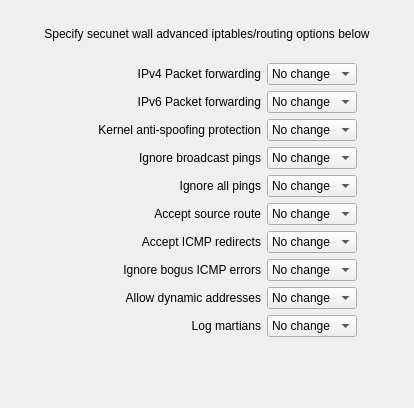
     <widget class="QWidget" name="tab">
      <attribute name="title">
       <string>Options</string>
      </attribute>
      <layout class="QGridLayout">
       <item row="1" column="0" colspan="3">
        <widget class="QLabel" name="network_tab_txt2_3">
         <property name="text">
          <string>Specify secunet wall advanced iptables/routing options below</string>
         </property>
         <property name="alignment">
          <set>Qt::AlignCenter</set>
         </property>
         <property name="wordWrap">
          <bool>true</bool>
         </property>
        </widget>
       </item>
       <item row="3" column="0">
        <widget class="QLabel" name="label368_4">
         <property name="text">
          <string>IPv4 Packet forwarding</string>
         </property>
         <property name="alignment">
          <set>Qt::AlignRight|Qt::AlignTrailing|Qt::AlignVCenter</set>
         </property>
         <property name="wordWrap">
          <bool>false</bool>
         </property>
        </widget>
       </item>
       <item row="3" column="1">
        <widget class="QComboBox" name="linux24_ip_forward">
         <item>
          <property name="text">
           <string>No change</string>
          </property>
         </item>
         <item>
          <property name="text">
           <string>On</string>
          </property>
         </item>
         <item>
          <property name="text">
           <string>Off</string>
          </property>
         </item>
        </widget>
       </item>
       <item row="4" column="0">
        <widget class="QLabel" name="label368_3">
         <property name="text">
          <string>IPv6 Packet forwarding</string>
         </property>
         <property name="alignment">
          <set>Qt::AlignRight|Qt::AlignTrailing|Qt::AlignVCenter</set>
         </property>
         <property name="wordWrap">
          <bool>false</bool>
         </property>
        </widget>
       </item>
       <item row="4" column="1">
        <widget class="QComboBox" name="linux24_ipv6_forward">
         <item>
          <property name="text">
           <string>No change</string>
          </property>
         </item>
         <item>
          <property name="text">
           <string>On</string>
          </property>
         </item>
         <item>
          <property name="text">
           <string>Off</string>
          </property>
         </item>
        </widget>
       </item>
       <item row="5" column="0">
        <widget class="QLabel" name="label369_2">
         <property name="text">
          <string>Kernel anti-spoofing protection</string>
         </property>
         <property name="alignment">
          <set>Qt::AlignRight|Qt::AlignTrailing|Qt::AlignVCenter</set>
         </property>
         <property name="wordWrap">
          <bool>false</bool>
         </property>
        </widget>
       </item>
       <item row="5" column="1">
        <widget class="QComboBox" name="linux24_rp_filter">
         <item>
          <property name="text">
           <string>No change</string>
          </property>
         </item>
         <item>
          <property name="text">
           <string>On</string>
          </property>
         </item>
         <item>
          <property name="text">
           <string>Off</string>
          </property>
         </item>
        </widget>
       </item>
       <item row="6" column="0">
        <widget class="QLabel" name="label370_2">
         <property name="text">
          <string>Ignore broadcast pings</string>
         </property>
         <property name="alignment">
          <set>Qt::AlignRight|Qt::AlignTrailing|Qt::AlignVCenter</set>
         </property>
         <property name="wordWrap">
          <bool>false</bool>
         </property>
        </widget>
       </item>
       <item row="6" column="1">
        <widget class="QComboBox" name="linux24_icmp_echo_ignore_broadcasts">
         <item>
          <property name="text">
           <string>No change</string>
          </property>
         </item>
         <item>
          <property name="text">
           <string>On</string>
          </property>
         </item>
         <item>
          <property name="text">
           <string>Off</string>
          </property>
         </item>
        </widget>
       </item>
       <item row="7" column="0">
        <widget class="QLabel" name="label386_2">
         <property name="text">
          <string>Ignore all pings</string>
         </property>
         <property name="alignment">
          <set>Qt::AlignRight|Qt::AlignTrailing|Qt::AlignVCenter</set>
         </property>
         <property name="wordWrap">
          <bool>false</bool>
         </property>
        </widget>
       </item>
       <item row="7" column="1">
        <widget class="QComboBox" name="linux24_icmp_echo_ignore_all">
         <item>
          <property name="text">
           <string>No change</string>
          </property>
         </item>
         <item>
          <property name="text">
           <string>On</string>
          </property>
         </item>
         <item>
          <property name="text">
           <string>Off</string>
          </property>
         </item>
        </widget>
       </item>
       <item row="7" column="2">
        <spacer>
         <property name="orientation">
          <enum>Qt::Horizontal</enum>
         </property>
         <property name="sizeType">
          <enum>QSizePolicy::Expanding</enum>
         </property>
         <property name="sizeHint" stdset="0">
          <size>
           <width>40</width>
           <height>20</height>
          </size>
         </property>
        </spacer>
       </item>
       <item row="8" column="0">
        <widget class="QLabel" name="label371_2">
         <property name="text">
          <string>Accept source route</string>
         </property>
         <property name="alignment">
          <set>Qt::AlignRight|Qt::AlignTrailing|Qt::AlignVCenter</set>
         </property>
         <property name="wordWrap">
          <bool>false</bool>
         </property>
        </widget>
       </item>
       <item row="8" column="1">
        <widget class="QComboBox" name="linux24_accept_source_route">
         <item>
          <property name="text">
           <string>No change</string>
          </property>
         </item>
         <item>
          <property name="text">
           <string>On</string>
          </property>
         </item>
         <item>
          <property name="text">
           <string>Off</string>
          </property>
         </item>
        </widget>
       </item>
       <item row="9" column="0">
        <widget class="QLabel" name="label373_2">
         <property name="text">
          <string>Accept ICMP redirects</string>
         </property>
         <property name="alignment">
          <set>Qt::AlignRight|Qt::AlignTrailing|Qt::AlignVCenter</set>
         </property>
         <property name="wordWrap">
          <bool>false</bool>
         </property>
        </widget>
       </item>
       <item row="9" column="1">
        <widget class="QComboBox" name="linux24_accept_redirects">
         <item>
          <property name="text">
           <string>No change</string>
          </property>
         </item>
         <item>
          <property name="text">
           <string>On</string>
          </property>
         </item>
         <item>
          <property name="text">
           <string>Off</string>
          </property>
         </item>
        </widget>
       </item>
       <item row="10" column="0">
        <widget class="QLabel" name="label374_2">
         <property name="text">
          <string>Ignore bogus ICMP errors</string>
         </property>
         <property name="alignment">
          <set>Qt::AlignRight|Qt::AlignTrailing|Qt::AlignVCenter</set>
         </property>
         <property name="wordWrap">
          <bool>false</bool>
         </property>
        </widget>
       </item>
       <item row="10" column="1">
        <widget class="QComboBox" name="linux24_icmp_ignore_bogus_error_responses">
         <item>
          <property name="text">
           <string>No change</string>
          </property>
         </item>
         <item>
          <property name="text">
           <string>On</string>
          </property>
         </item>
         <item>
          <property name="text">
           <string>Off</string>
          </property>
         </item>
        </widget>
       </item>
       <item row="11" column="0">
        <widget class="QLabel" name="label375_2">
         <property name="text">
          <string>Allow dynamic addresses</string>
         </property>
         <property name="alignment">
          <set>Qt::AlignRight|Qt::AlignTrailing|Qt::AlignVCenter</set>
         </property>
         <property name="wordWrap">
          <bool>false</bool>
         </property>
        </widget>
       </item>
       <item row="11" column="1">
        <widget class="QComboBox" name="linux24_ip_dynaddr">
         <item>
          <property name="text">
           <string>No change</string>
          </property>
         </item>
         <item>
          <property name="text">
           <string>On</string>
          </property>
         </item>
         <item>
          <property name="text">
           <string>Off</string>
          </property>
         </item>
        </widget>
       </item>
       <item row="12" column="0">
        <widget class="QLabel" name="label380_2">
         <property name="text">
          <string>Log martians</string>
         </property>
         <property name="alignment">
          <set>Qt::AlignRight|Qt::AlignTrailing|Qt::AlignVCenter</set>
         </property>
         <property name="wordWrap">
          <bool>false</bool>
         </property>
        </widget>
       </item>
       <item row="12" column="1">
        <widget class="QComboBox" name="linux24_log_martians">
         <property name="whatsThis">
          <string comment="whats this comment">whats this text</string>
         </property>
         <item>
          <property name="text">
           <string>No change</string>
          </property>
         </item>
         <item>
          <property name="text">
           <string>On</string>
          </property>
         </item>
         <item>
          <property name="text">
           <string>Off</string>
          </property>
         </item>
        </widget>
       </item>
       <item row="14" column="0">
        <spacer>
         <property name="orientation">
          <enum>Qt::Vertical</enum>
         </property>
         <property name="sizeHint" stdset="0">
          <size>
           <width>20</width>
           <height>40</height>
          </size>
         </property>
        </spacer>
       </item>
       <item row="0" column="0">
        <spacer>
         <property name="orientation">
          <enum>Qt::Vertical</enum>
         </property>
         <property name="sizeType">
          <enum>QSizePolicy::Fixed</enum>
         </property>
         <property name="sizeHint" stdset="0">
          <size>
           <width>20</width>
           <height>16</height>
          </size>
         </property>
        </spacer>
       </item>
       <item row="2" column="0">
        <spacer>
         <property name="orientation">
          <enum>Qt::Vertical</enum>
         </property>
         <property name="sizeType">
          <enum>QSizePolicy::Fixed</enum>
         </property>
         <property name="sizeHint" stdset="0">
          <size>
           <width>20</width>
           <height>16</height>
          </size>
         </property>
        </spacer>
       </item>
       <item row="13" column="0">
        <spacer>
         <property name="orientation">
          <enum>Qt::Horizontal</enum>
         </property>
         <property name="sizeType">
          <enum>QSizePolicy::Expanding</enum>
         </property>
         <property name="sizeHint" stdset="0">
          <size>
           <width>250</width>
           <height>20</height>
          </size>
         </property>
        </spacer>
       </item>
      </layout>
     </widget>
